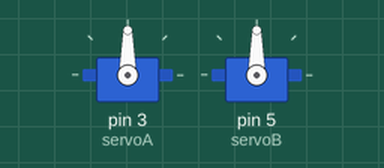
A sketch run on a simulated Arduino Uno, built with avr-gcc and run on an emulated ATmega328P. Parts: 2 × servo.

Above: at 0.05 s.
Timing chart, 0 to 4.6 s (numbered marks = the images above):
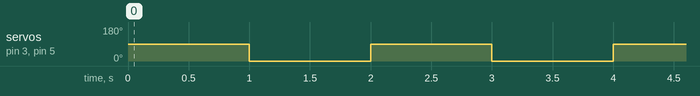

The sketch:

Servo.ino
```cpp
#include <Servo.h>
Servo servoA;
Servo servoB;
void setup() {
  // put your setup code here, to run once:
  servoA.attach(3);
  servoB.attach(5);
}

void loop() {
  // put your main code here, to run repeatedly:
  servoA.write(90);
  servoB.write(90);
  delay(1000);
  servoA.write(0);
  servoB.write(0);
  delay(1000);
}
```

Measured:
- by itself, servo on pin 3 (servoA), servo on pin 5 (servoB): alternates 90° for 1.0 s and 0° for 1.0 s
